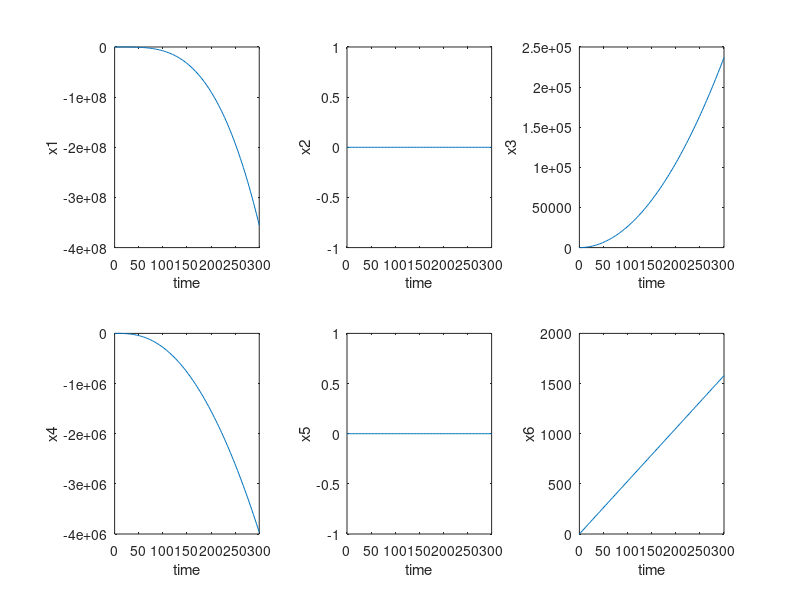

Reproduce this figure in MATLAB.
A_aircraft = [0 0 0 1 0 0; 0 0 0 0 1 0; 0 0 0 0 0 1; 0 0 -0.52 -0.0235 0 0; 0 0 0 0 -0.0235 0; 0 0 0 0 0 0];
B_aircraft = [0 0; 0 0; 0 0; 0.235 0; 0 0.235; 5.263 0];
C_aircraft = [1 0 0 0 0 0; 0 1 0 0 0 0];
D_aircraft = [0 0; 0 0];
aircraft = ss(A_aircraft, B_aircraft, C_aircraft, D_aircraft, ...
        'InputName', {'u1', 'u2'}, 'OutputName', {'x', 'y'}, 'StateName', {'x', 'y', 't', 'xx', 'yy', 'tt'}); 
[y,t,x] = step(aircraft);
figure(1);
for i = 1:6
    subplot(2,3,i);
    plot(t,x(:,i));
    xlabel('time')
    ylabel(strcat('x', num2str(i)));
end